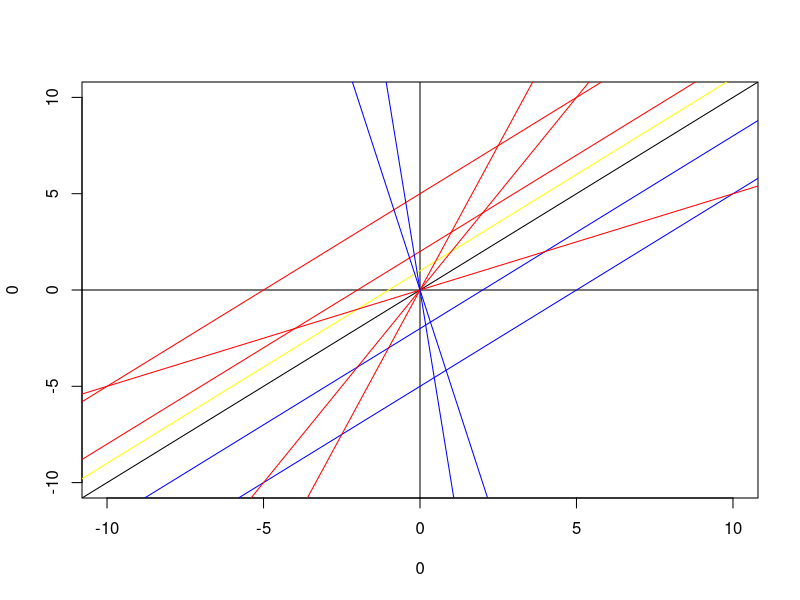

Write R code to recreate this figure.
plot(0, 0, type = "n",
     xlim = c(-10, 10),
     ylim = c(-10, 10))
abline(h = 0)
abline(v = 0)
# abline(a = 절편, b = 기울기)
abline(a = 0, b = 1)

# 절편에 따른 직선 변화
abline(a=1, b=1, col="yellow")
abline(a=2, b=1, col="red")
abline(a=5, b=1, col="red")
abline(a=-2, b=1, col="blue")
abline(a=-5, b=1, col="blue")

# 기울기에 따른 직선 변화
abline(a=0, b=2, col="red")
abline(a=0, b=3, col="red")
abline(a=0, b=0.5, col="red")
abline(a=0, b=-5, col="blue")
abline(a=0, b=-10, col="blue")
